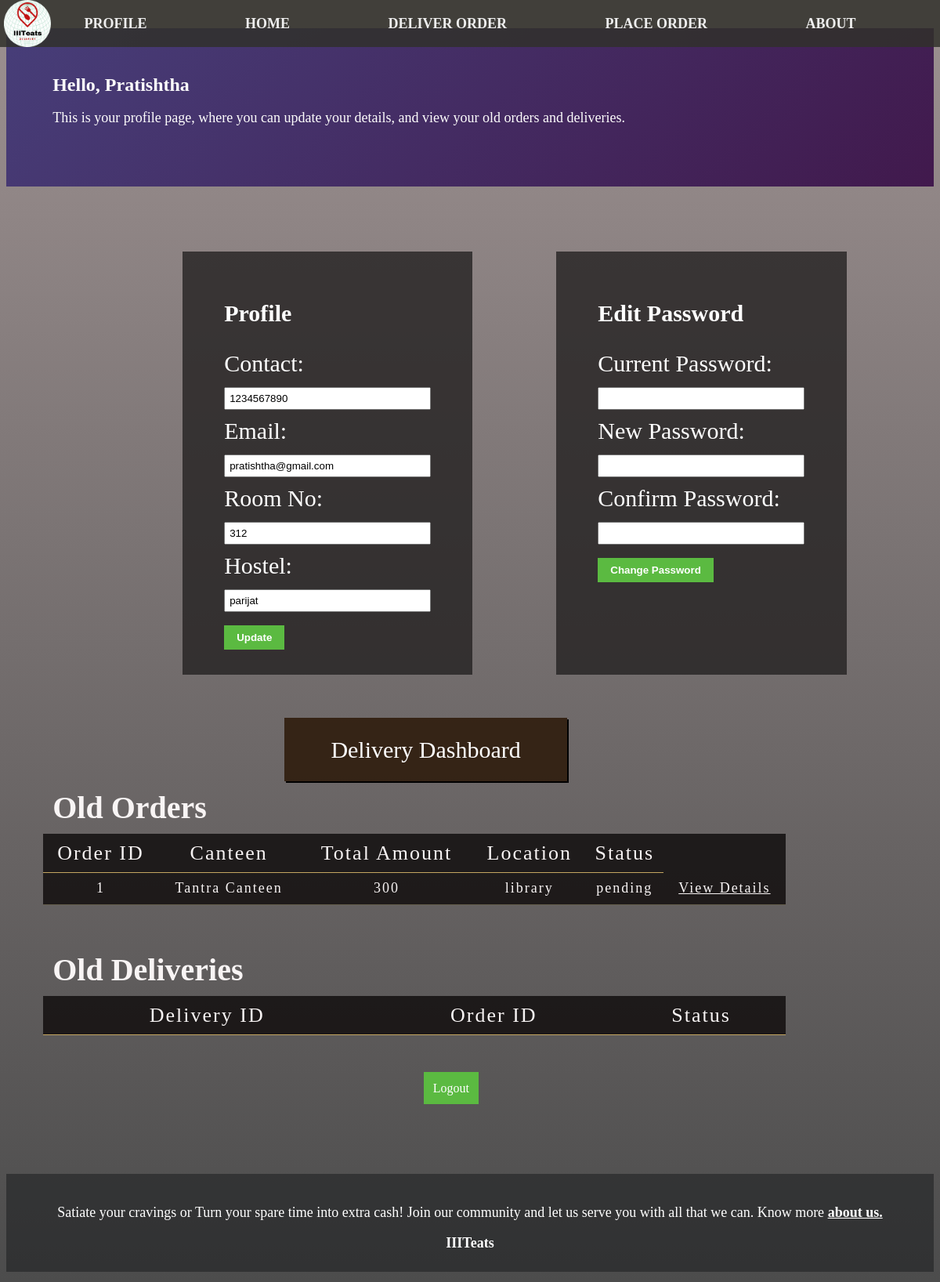
Screenshot of /profile (signed in) with the database file from the repository.
### tables this page shows
CREATE TABLE UserDetails (
  id INTEGER PRIMARY KEY,
  contact TEXT,
  email TEXT, room_no TEXT, hostel TEXT, name TEXT, password text,
  FOREIGN KEY (id) REFERENCES Users(id)
);

CREATE TABLE orders (
  order_id INTEGER PRIMARY KEY,
  user_id INTEGER NOT NULL,
  order_total INTEGER NOT NULL,
  delivery_status TEXT NOT NULL,
  canteen_id INTEGER NOT NULL, location text,
  FOREIGN KEY (user_id) REFERENCES Users(user_id),
  FOREIGN KEY (canteen_id) REFERENCES Canteens(canteen_id)
);

CREATE TABLE Canteens (
    canteen_id INTEGER PRIMARY KEY,
    name TEXT NOT NULL,
    contact TEXT,
    opening_time INTEGER,
    closing_time INTEGER
);

### app.py (the view, shortened to what this page needs)
@app.route('/profile')
def profile():
    user_id = session['user_id']
    conn = sqlite3.connect('iiiteats.db')
    cursor = conn.cursor()
    cursor.execute("SELECT * FROM UserDetails WHERE id = ?", (user_id,))
    user = cursor.fetchone()
    user = {
        'id': user[0],
        'contact': user[1],
        'email': user[2],
        'room_no': user[3],
        'hostel': user[4],
        'name': user[5],
        'password': user[6]
    }
    cursor.execute("""
    SELECT orders.order_id, orders.user_id, orders.order_total, orders.delivery_status, canteens.name, orders.location
    FROM orders
    JOIN canteens ON orders.canteen_id = canteens.canteen_id
    WHERE orders.user_id = ?""", (user_id,))
    orders = cursor.fetchall()
    old_orders = []
    old_deliveries = []
    for order in orders:
        old_orders.append({
            'order_id': order[0],
            'user_id': order[1],
            'order_total': order[2],
            'delivery_status': order[3],
            'canteen_name': order[4],
            'location': order[5]
        })
        cursor.execute("SELECT * FROM Deliveries WHERE user_id = ?", (user_id,))
        deliveries = cursor.fetchall()
        print(deliveries)
    conn.commit()
    conn.close()
    return render_template('profile.html', user=user, old_orders=old_orders, old_deliveries=old_deliveries)

### templates/profile.html (shortened to what this page needs)
<!DOCTYPE html>
<html>
  <head>
    <link rel="stylesheet" type="text/css" href="../static/profile.css" />
    <link rel="stylesheet" type="text/css" href="../static/navbar.css" />
    <link rel="stylesheet" href="../static/footer.css" />
  </head>
  <body>
    <nav class="navbar">
      <img src="../static/hackathon_logo.png" alt="logo" />
      <a href="/profile">PROFILE</a>
      <a href="/main">HOME</a>
      <a href="/take_orders">DELIVER ORDER</a>
      <a href="/canteens">PLACE ORDER</a>
      <a href="/about">ABOUT</a>
    </nav>
    <h1>
      Hello, {{ user.name }}
      <p>
        This is your profile page, where you can update your details, and view
        your old orders and deliveries.
      </p>
    </h1>
    <div class="forms-container">
      <form action="/update-user-details" method="POST">
        <p>Profile</p>
        <label for="contact">Contact:</label>
        <input
          type="text"
          id="contact"
          name="contact"
          value="{{ user.contact }}"
        /><br />
        <label for="email">Email:</label>
        <input
          type="text"
          id="email"
          name="email"
          value="{{ user.email }}"
        /><br />
        <label for="room_no">Room No:</label>
        <input
          type="text"
          id="room_no"
          name="room_no"
          value="{{ user.room_no }}"
        /><br />
        <label for="hostel">Hostel:</label>
        <input
          type="text"
          id="hostel"
          name="hostel"
          value="{{ user.hostel }}"
        /><br />
        <button type="submit">Update</button>
      </form>
      <form action="/change-password" method="POST">
        <p>Edit Password</p>
        <label for="current_password">Current Password:</label>
        <input
          type="password"
          id="current_password"
          name="current_password"
        /><br />
        <label for="new_password">New Password:</label>
        <input type="password" id="new_password" name="new_password" /><br />
        <label for="confirm_password">Confirm Password:</label>
        <input
          type="password"
          id="confirm_password"
          name="confirm_password"
        /><br />
        <button type="submit">Change Password</button>
      </form>
    </div>
    <a class="dd" href="/delivery-dashboard">Delivery Dashboard</a>
    <h2>Old Orders</h2>
    <table>
      <tr>
        <th>Order ID</th>
        <th>Canteen</th>
        <th>Total Amount</th>
        <th>Location</th>
        <th>Status</th>
      </tr>
      {% for order in old_orders %}
      <tr>
        <td>{{ order.order_id }}</td>
        <td>{{ order.canteen_name }}</td>
        <td>{{ order.order_total }}</td>
        <td>{{ order.location }}</td>
        <td>{{ order.delivery_status }}</td>
        <td style="text-decoration: underline;"><a href="/order_items/{{ order.order_id }}">View Details</a></td>
      </tr>
      {% endfor %}
    </table>
    <h2>Old Deliveries</h2>
    <table>
      <tr>
        <th>Delivery ID</th>
        <th>Order ID</th>
        <th>Status</th>
      </tr>
    </table>
    <a class="logout" href="/logout">Logout</a>
    <footer>
      <br>
      <p>Satiate your cravings or Turn your spare time into extra cash! Join our community and let us serve you with all that we can. Know more <u> <b> <a
                      href="/about">about us.</a> </u> </b> </p>
      <p><b>IIITeats</b></p>
      <br>
  </footer>
  </body>
</html>

### static/profile.css (style rules this page uses)
h1 { color: #fdfcfc; font-size: 24px; margin-bottom: 7%; padding: 5%; margin-top: 3%; background: linear-gradient(-45deg, #3d3d3c, #c0a342, #3f0d3e, #473e79); background-size: 400% 400%; animation: gradient 10s ease infinite; }
body { background-image: linear-gradient( to bottom, rgba(59, 35, 35, 0.5), rgba(0, 0, 0, 0.7) ), url("https://cutewallpaper.org/21/fast-food-wallpaper/Wallpaper-tomato-hamburger-Patty-sandwich-fast-food-bun-.jpg"); background-repeat: no-repeat; background-size: cover; background-attachment: fixed; }
h1 p { font-weight: normal; font-size: 18px; }
h2 { color: #f8f4f4; font-size: 40px; margin-bottom: 10px; margin-left: 5%; }
form p { font-weight: bold; }
form { padding: 3% 5%; font-size: 30px; color: white; margin-left: 10%; background-color: #242121cb; }
form[action="/update-user-details"] { margin-bottom: 20px; }
form[action="/update-user-details"] label { display: block; margin-bottom: 5px; }
form[action="/update-user-details"] input[type="text"] { width: 250px; padding: 5px; margin-bottom: 10px; }
form[action="/update-user-details"] button[type="submit"] { padding: 8px 16px; background-color: rgb(91, 186, 65); color: #fff; font-weight: bold; border: none; cursor: pointer; }
form[action="/change-password"] { margin-bottom: 20px; }
form[action="/change-password"] label { display: block; margin-bottom: 5px; }
form[action="/change-password"] input[type="password"] { width: 250px; padding: 5px; margin-bottom: 10px; }
form[action="/change-password"] button[type="submit"] { padding: 8px 16px; background-color: rgb(91, 186, 65); font-weight: bold; color: #fff; border: none; cursor: pointer; }
table { margin-left: 4%; background-color: #141111de; width: 80%; border-collapse: collapse; margin-bottom: 5%; }
th { text-align: center; padding: 1%; font-weight: normal; font-size: 26px; color: #f8f4f4; border-bottom: 1px solid rgb(196, 166, 97); letter-spacing: 2px; }
td { padding: 1%; font-size: 18px; color: #f8f4f4; text-align: center; border-bottom: 1px solid rgba(247, 231, 178, 0.311); letter-spacing: 2px; }
.forms-container { display: flex; margin-left: 10%; margin-bottom: 5%; }
footer { margin-top: 100px; text-align: center; bottom: 0%; font-size: 16.5px; width: 100%; height: 125px; background-color: #1f202293; color: white; }
.dd { color: white; font-size: 30px; background-color: #271300c9; box-shadow: 2px 2px black; padding: 2% 5%; margin-left: 30%; }
.logout { background-color: rgb(91, 186, 65); padding: 1%; color: white; margin-left: 45%; }

### static/navbar.css (style rules this page uses)
.navbar { background-color: rgba(49, 49, 43, 0.849); position: fixed; z-index: 100; top: 0; left: 0; height: 60px; width: 100%; display: flex; justify-content: space-evenly; align-items: center; }
.navbar a { float: left; display: block; color: #eeeeee; text-align: center; padding: 15px 18px; font-size: 18px; font-weight: bold; }
a, a:hover, a:focus, a:active { text-decoration: none; color: inherit; }
.navbar img { width: 60px; height: 60px; position: absolute; top: 0px; left: 5px; }

### static/footer.css (style rules this page uses)
footer { margin-top: 100px; text-align: center; bottom: 0; font-size: 18px; width: 100%; height: 125px; background-color: #1f202293; color: white; }

### rows the page displays
UserDetails: name "Pratishtha", contact "1234567890", email "pratishtha@gmail.com", room_no "312", hostel "parijat"
orders: order_id "1", canteen_name "Tantra Canteen", order_total "300", location "library", delivery_status "pending"
